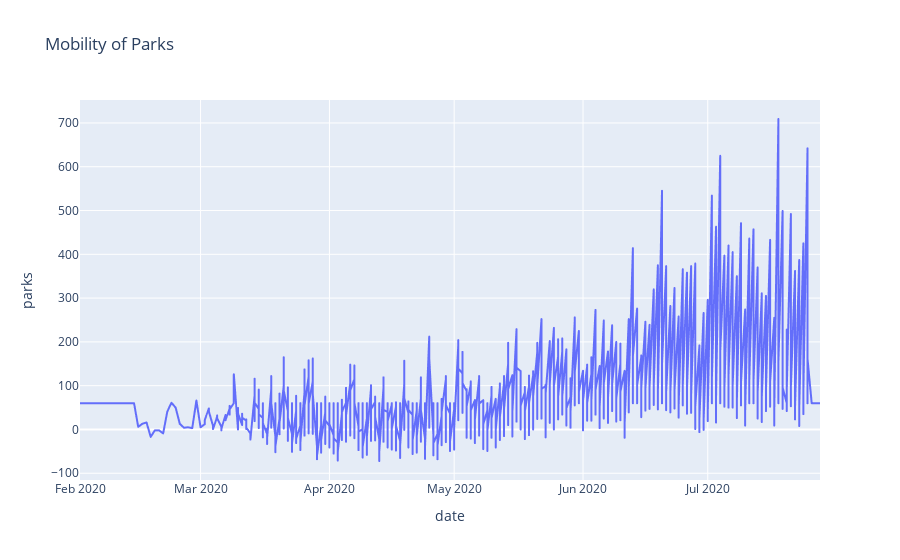

Write notebook code for a chart like this one.
### Code cell
import plotly.express as px
fig = px.line(df, x='date', y='parks', title='Mobility of Parks')
fig.show()

### Figure 1 — Plotly figure (JSON) as saved in the notebook; plotly's stock layout.template omitted (floating-point values rounded to 4 significant figures; data arrays with more than 128 entries replaced by an {"elided": "..."} marker saying what was removed)
{"data": [{"hovertemplate": "date=%{x}<br>parks=%{y}<extra></extra>", "legendgroup": "", "line": {"color": "#636efa", "dash": "solid"}, "mode": "lines", "name": "", "showlegend": false, "type": "scattergl", "x": {"elided": "1969 str values"}, "xaxis": "x", "y": {"elided": "1969 int values"}, "yaxis": "y"}], "layout": {"legend": {"tracegroupgap": 0}, "title": {"text": "Mobility of Parks"}, "xaxis": {"anchor": "y", "domain": [0, 1], "title": {"text": "date"}}, "yaxis": {"anchor": "x", "domain": [0, 1], "title": {"text": "parks"}}}}
